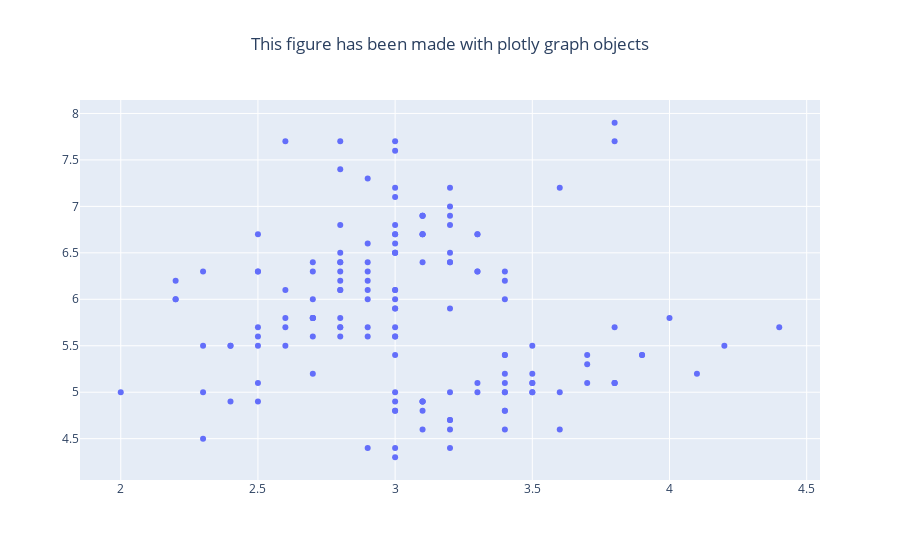

Notebook code cell kept with this figure:
### Code cell
fig = go.Figure(
    data = go.Scatter(
        x = df['sepal_width'],
        y = df['sepal_length'],
        mode = 'markers'),
    layout = go.Layout(
        title = go.layout.Title(text = "This figure has been made with plotly graph objects", x = 0.5),
    )
)

fig.show()

### Figure 1 — Plotly figure (JSON) as saved in the notebook; plotly's stock layout.template omitted (floating-point values rounded to 4 significant figures; data arrays with more than 128 entries replaced by an {"elided": "..."} marker saying what was removed)
{"data": [{"mode": "markers", "type": "scatter", "x": {"elided": "150 float values"}, "y": {"elided": "150 float values"}}], "layout": {"title": {"text": "This figure has been made with plotly graph objects", "x": 0.5}}}
